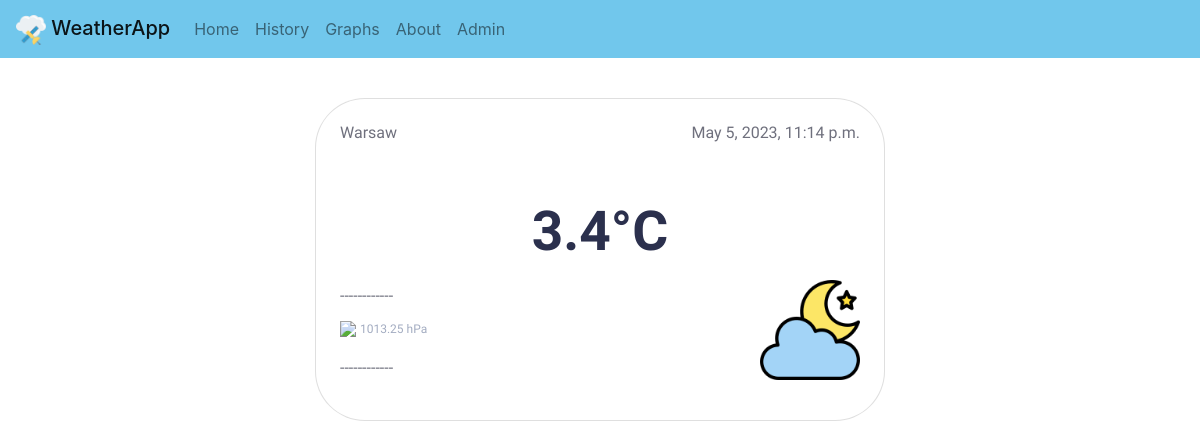
The app's page /, older data.
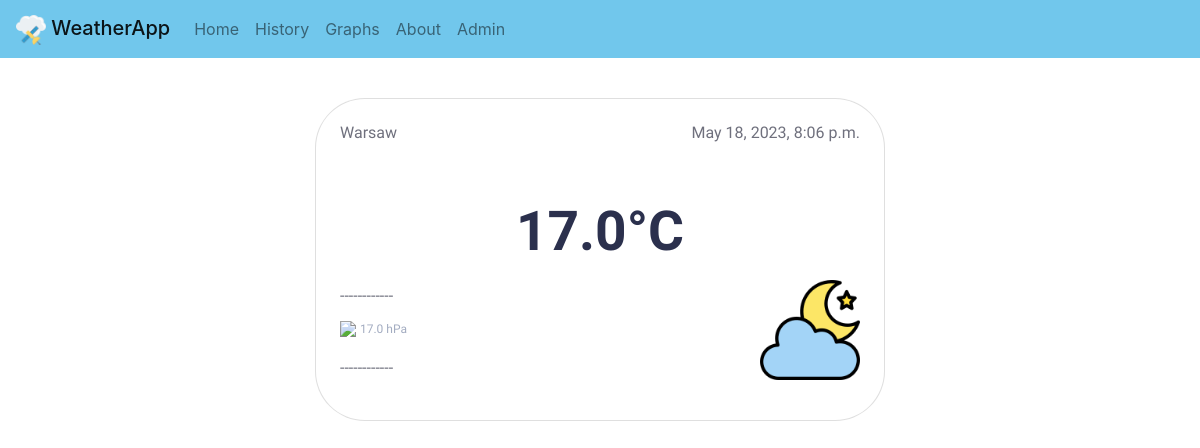
The same page, newer data.
### WeatherApp/models.py (models this page shows, shortened)
class Record(models.Model):
    date = models.DateTimeField(default = timezone.now)
    temperature = models.FloatField()
    pressure = models.FloatField()
    comment = models.CharField(max_length=250, blank=True)

### WeatherApp/views.py (the view)
# urls.py: path('', views.index,name='index'),
def index(request):
    latest_record = Record.objects.order_by('-date')[0]
    context = {
        'record': latest_record,
    }
    return render(request, 'WeatherApp/index.html', context)

### WeatherApp/templates/WeatherApp/index.html
{% extends 'WeatherApp/base.html' %}
{% block content %}
    <div class="container-fluid" style="margin-top: 40px;">
        <div class="row justify-content-center">
            <div class="col-12 col-md-4 col-sm-12 col-xs-12" style="min-width: 50%">
                   <div class="card p-4">
                       <div class="d-flex">
                           <h6 class="flex-grow-1">Warsaw</h6>
                           <h6>{{ record.date }}</h6>
                       </div>
                       <div class="d-flex flex-column temp mt-5 mb-3">
                           <h1 class="mb-0 font-weight-bold" id="heading"> {{ record.temperature }}&deg;C </h1>
                       </div>
                       <div class="d-flex">
                           <div class="temp-details flex-grow-1">
                                <p class="my-1">------------</p>
                                <p class="my-2">
                                    <img src="https://cdn.onlinewebfonts.com/svg/img_262976.png" height="17px" >
                                    <span> {{ record.pressure }} hPa</span>
                                </p>
                                <p class="my-3">------------</p>
                           </div>
                           <div>
                                {% if record.date.hour > 19 or record.date.hour < 4 %}
                                <img src="/static/images/night.png" width="100px">
                                {% elif record.temperature > 40 %}
                                <img src="/static/images/hot.png" width="100px">
                                {% elif record.temperature > 25 %}
                                <img src="/static/images/sun.png" width="100px">
                                {% elif record.temperature > 12 %}
                                <img src="/static/images/warm.png" width="100px">
                                {% else %}
                                <img src="/static/images/cold.png" width="100px">
                                {% endif %}
                           </div>
                       </div>
                    </div>
            </div>
        </div>
    </div>
{% endblock %}

Row changes from the older to the newer data that the page shows:
no longer on this page (row unchanged): Record: date "May 5, 2023, 11:14 p.m.", temperature "3.4", pressure "1013.25"
added Record: date "May 18, 2023, 8:06 p.m.", temperature "17.0", pressure "17.0"
